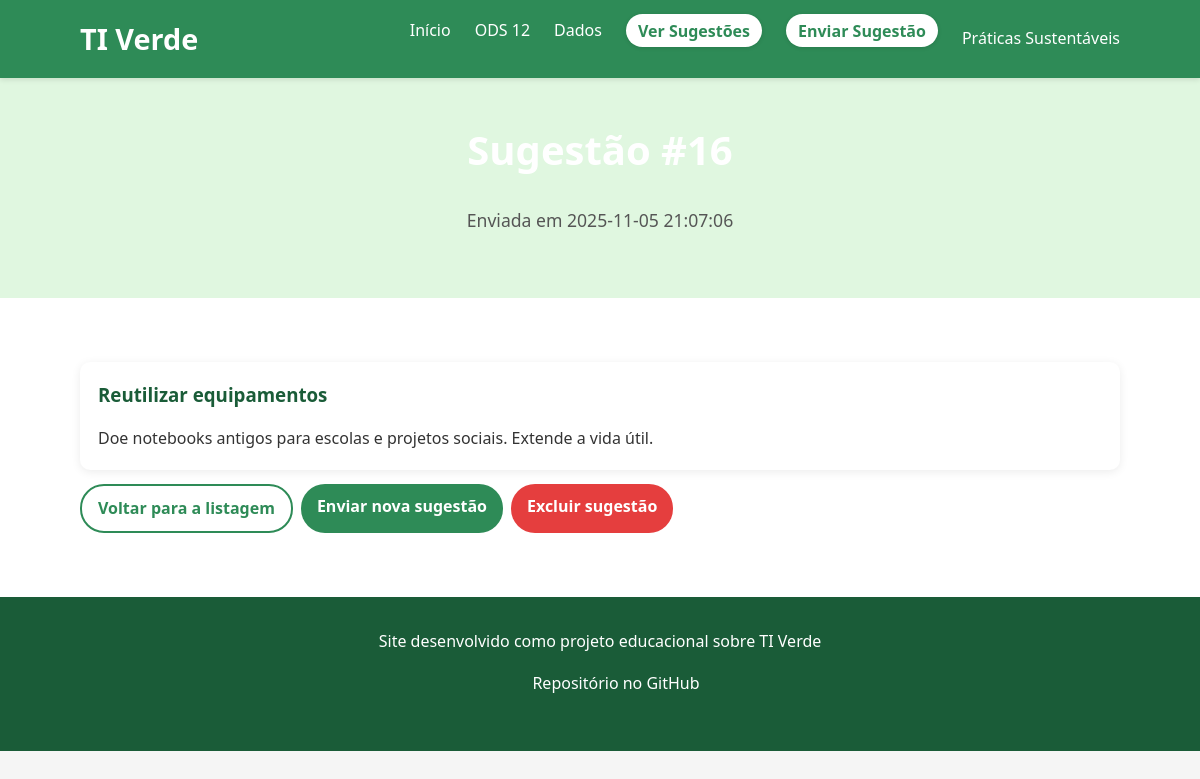
Page /mensagem.php?id=16 on the committed database.
### tables this page shows
CREATE TABLE sugestao (
        id INTEGER PRIMARY KEY AUTOINCREMENT,
        titulo TEXT NOT NULL,
        mensagem TEXT NOT NULL,
        data TEXT NOT NULL
    );

### mensagem.php (the view, shortened to what this page needs)
<?php
$dbPath = __DIR__ . DIRECTORY_SEPARATOR . 'banco.db';
$id = isset($_GET['id']) ? (int)$_GET['id'] : 0;
try {
    $pdo = new PDO('sqlite:' . $dbPath);
    $pdo->setAttribute(PDO::ATTR_ERRMODE, PDO::ERRMODE_EXCEPTION);
    $stmt = $pdo->prepare('SELECT id, titulo, mensagem, data FROM sugestao WHERE id = :id LIMIT 1');
    $stmt->execute([':id' => $id]);
    $row = $stmt->fetch(PDO::FETCH_ASSOC);
    $titulo   = htmlspecialchars($row['titulo']);
    $mensagem = nl2br(htmlspecialchars($row['mensagem']));
    $data     = htmlspecialchars($row['data']);
    ?>
    <!DOCTYPE html>
    <html lang="pt-br">
    <head>
        <link rel="stylesheet" href="css/styles.css">
    </head>
    <body>
        <header>
            <div class="container">
                <h1>TI Verde</h1>
                <nav>
                    <ul>
                        <li><a href="index.php">Início</a></li>
                        <li><a href="ods12.html">ODS 12</a></li>
                        <li><a href="dados.html">Dados</a></li>
                        <li><a href="listar.php" class="nav-button">Ver Sugestões</a></li>
                        <li><a href="index.php#sugestao" class="nav-button">Enviar Sugestão</a></li>
                        <li class="dropdown">
                            <div class="dropbtn-mobile">Práticas Sustentáveis</div>
                        </li>
                    </ul>
                </nav>
            </div>
        </header>
        <main>
            <section class="hero detail-hero">
                <div class="container">
                    <h2>Sugestão #<?php echo (int)$row['id']; ?></h2>
                    <p class="detail-meta">Enviada em <?php echo $data; ?></p>
                </div>
            </section>
            <section class="content-section">
                <div class="container">
                    <div class="detail-card">
                        <h3><?php echo $titulo; ?></h3>
                        <p><?php echo $mensagem; ?></p>
                    </div>
                    <p style="margin-top:14px; display:flex; gap:8px; flex-wrap:wrap">
                        <a class="btn btn-secondary" href="listar.php">Voltar para a listagem</a>
                        <a class="btn btn-primary" href="index.php#sugestao">Enviar nova sugestão</a>
                        <a class="btn btn-danger" href="excluir.php?id=<?php echo (int)$row['id']; ?>">Excluir sugestão</a>
                    </p>
                </div>
            </section>
        </main>
        <footer>
            <div class="container">
                <p>Site desenvolvido como projeto educacional sobre TI Verde</p>
                <p>
                    <a href="https://github.com/seu-usuario/projeto-ti-verde" target="_blank">
                        <object data="img/github.svg" type="image/svg+xml" class="github-icon"></object>
                        Repositório no GitHub
                    </a>
                </p>
            </div>
        </footer>
    </body>
    </html>
    <?php
} catch (Throwable $e) {
    http_response_code(500);
    echo '<!doctype html><html lang="pt-br"><meta charset="utf-8"><title>Erro</title><body>';
    echo '<h1>Erro ao carregar sugestão</h1>';
    echo '<pre>' . htmlspecialchars($e->getMessage()) . '</pre>';
    echo '</body></html>';
}

### css/styles.css (style rules this page uses)
:root { --primary-color: #2e8b57; --secondary-color: #66cdaa; --dark-green: #1a5c38; --light-color: #f5f5f5; --text-color: #333; --accent-color: #e0f7e0; --ods12-color: #bf8b2e; --energy-color: #4caf50; --recycling-color: #8bc34a; --cloud-color: #03a9f4; --datacenter-color: #009688; }
* { margin: 0; padding: 0; box-sizing: border-box; }
body { font-family: 'Segoe UI', Tahoma, Geneva, Verdana, sans-serif; line-height: 1.6; color: var(--text-color); background-color: var(--light-color); }
.container { width: 90%; max-width: 1200px; margin: 0 auto; padding: 0 20px; }
h1, h2, h3 { color: var(--dark-green); margin-bottom: 1rem; }
a { color: var(--primary-color); text-decoration: none; transition: color 0.3s; }
ul { list-style-type: none; }
header { background-color: var(--primary-color); color: white; padding: 1rem 0; box-shadow: 0 2px 5px rgba(0, 0, 0, 0.1); position: sticky; top: 0; z-index: 100; }
header .container { display: flex; justify-content: space-between; align-items: center; }
header h1 { color: white; margin: 0; font-size: 1.8rem; }
nav ul { display: flex; gap: 1.5rem; }
nav a { color: white; font-weight: 500; padding: 0.5rem 0; position: relative; }
nav a::after { content: ''; position: absolute; bottom: 0; left: 0; width: 0; height: 2px; background-color: var(--accent-color); transition: width 0.3s; }
.nav-button { background: #ffffff; color: var(--primary-color); padding: 0.35rem 0.75rem; border-radius: 20px; font-weight: 600; box-shadow: 0 1px 4px rgba(0,0,0,0.12); }
.nav-button::after { display: none; }
.btn-danger { background: #e53e3e; color: #fff; }
.btn { display: inline-block; padding: 10px 16px; border-radius: 24px; font-weight: 600; transition: transform 0.2s, box-shadow 0.2s; }
.btn-primary { background: var(--primary-color); color: #fff; }
.btn-secondary { background: #fff; color: var(--primary-color); border: 2px solid var(--primary-color); }
.dropdown { position: relative; display: inline-block; }
.dropbtn-mobile { background: none; border: none; color: white; font-weight: 500; padding: 0.5rem 0; font-family: inherit; font-size: inherit; cursor: pointer; position: relative; }
.hero { background: linear-gradient(to right, var(--primary-color), var(--secondary-color)); color: white; padding: 4rem 0; text-align: center; }
.hero h2 { color: white; font-size: 2.5rem; margin-bottom: 1.5rem; }
.hero p { max-width: 800px; margin: 0 auto 1.5rem; font-size: 1.1rem; }
.content-section { padding: 4rem 0; background-color: white; }
footer { background-color: var(--dark-green); color: white; padding: 2rem 0; text-align: center; }
footer p { margin-bottom: 1rem; }
footer a { color: white; display: inline-flex; align-items: center; gap: 0.5rem; }
.github-icon { width: 24px; height: 24px; vertical-align: middle; }

### mensagem.php (style rules this page uses)
.detail-hero { background: var(--accent-color); padding: 40px 0; }
.detail-card { background: #fff; border-radius: 10px; padding: 18px; box-shadow: 0 2px 10px rgba(0,0,0,0.08); }
.detail-meta { color: #555; margin-bottom: 12px; }

### rows in the picture
sugestao: data "2025-11-05 21:07:06", titulo "Reutilizar equipamentos", mensagem "Doe notebooks antigos para escolas e projetos sociais. Extende a vida útil."
